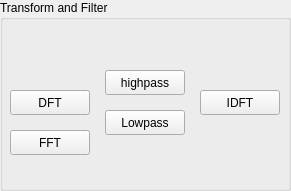
        <widget class="QGroupBox" name="GB_Transform_and_Filter">
         <property name="geometry">
          <rect>
           <x>530</x>
           <y>489</y>
           <width>291</width>
           <height>191</height>
          </rect>
         </property>
         <property name="title">
          <string>Transform and Filter</string>
         </property>
         <widget class="QPushButton" name="pushButton">
          <property name="geometry">
           <rect>
            <x>105</x>
            <y>110</y>
            <width>80</width>
            <height>25</height>
           </rect>
          </property>
          <property name="text">
           <string>Lowpass</string>
          </property>
         </widget>
         <widget class="QPushButton" name="pushButton_2">
          <property name="geometry">
           <rect>
            <x>105</x>
            <y>70</y>
            <width>80</width>
            <height>25</height>
           </rect>
          </property>
          <property name="text">
           <string>highpass</string>
          </property>
         </widget>
         <widget class="QPushButton" name="pushButton_3">
          <property name="geometry">
           <rect>
            <x>200</x>
            <y>90</y>
            <width>80</width>
            <height>25</height>
           </rect>
          </property>
          <property name="text">
           <string>IDFT</string>
          </property>
         </widget>
         <widget class="QPushButton" name="BT_DFTtransform">
          <property name="geometry">
           <rect>
            <x>10</x>
            <y>90</y>
            <width>80</width>
            <height>25</height>
           </rect>
          </property>
          <property name="text">
           <string>DFT</string>
          </property>
         </widget>
         <widget class="QPushButton" name="BT_FFTtransform">
          <property name="geometry">
           <rect>
            <x>10</x>
            <y>130</y>
            <width>80</width>
            <height>25</height>
           </rect>
          </property>
          <property name="text">
           <string>FFT</string>
          </property>
         </widget>
        </widget>
